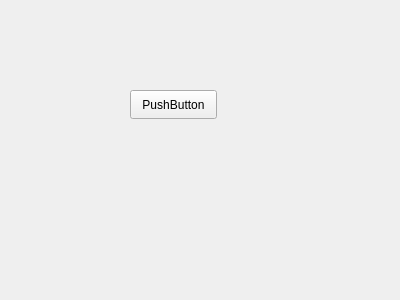
<?xml version="1.0" encoding="UTF-8"?>
<ui version="4.0">
 <class>Form</class>
 <widget class="QWidget" name="Form">
  <property name="geometry">
   <rect>
    <x>0</x>
    <y>0</y>
    <width>400</width>
    <height>300</height>
   </rect>
  </property>
  <property name="windowTitle">
   <string>Form</string>
  </property>
  <widget class="QPushButton" name="botao">
   <property name="geometry">
    <rect>
     <x>130</x>
     <y>90</y>
     <width>87</width>
     <height>29</height>
    </rect>
   </property>
   <property name="text">
    <string>PushButton</string>
   </property>
  </widget>
 </widget>
 <resources/>
 <connections/>
</ui>
